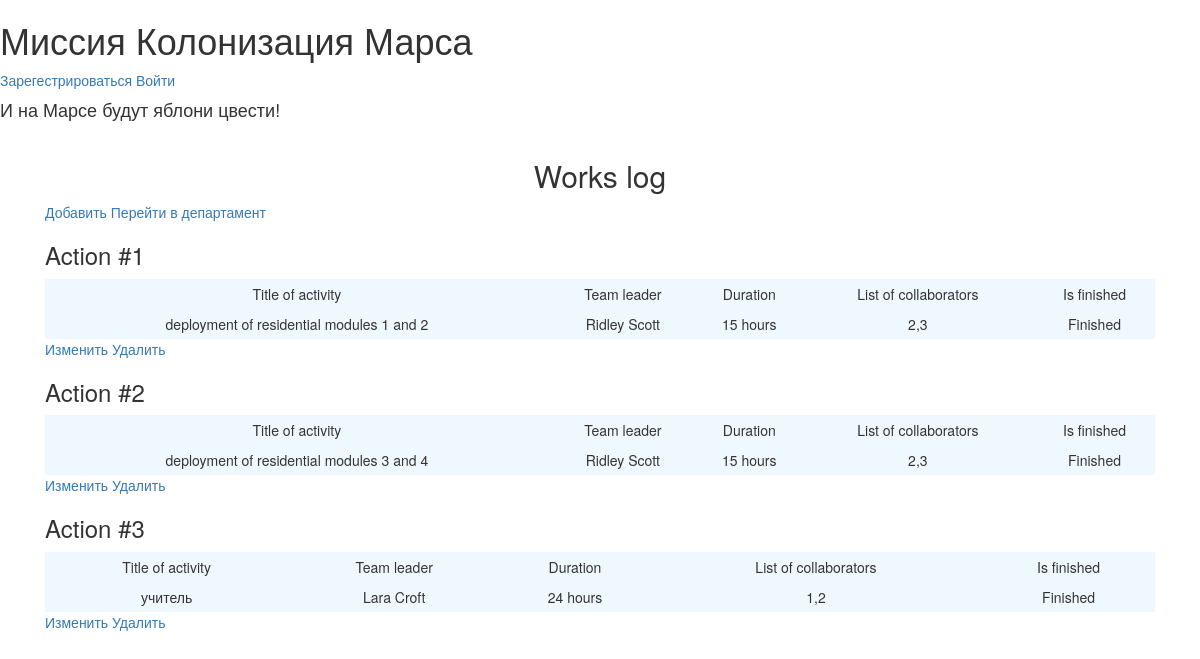
Before: / with the older database file.
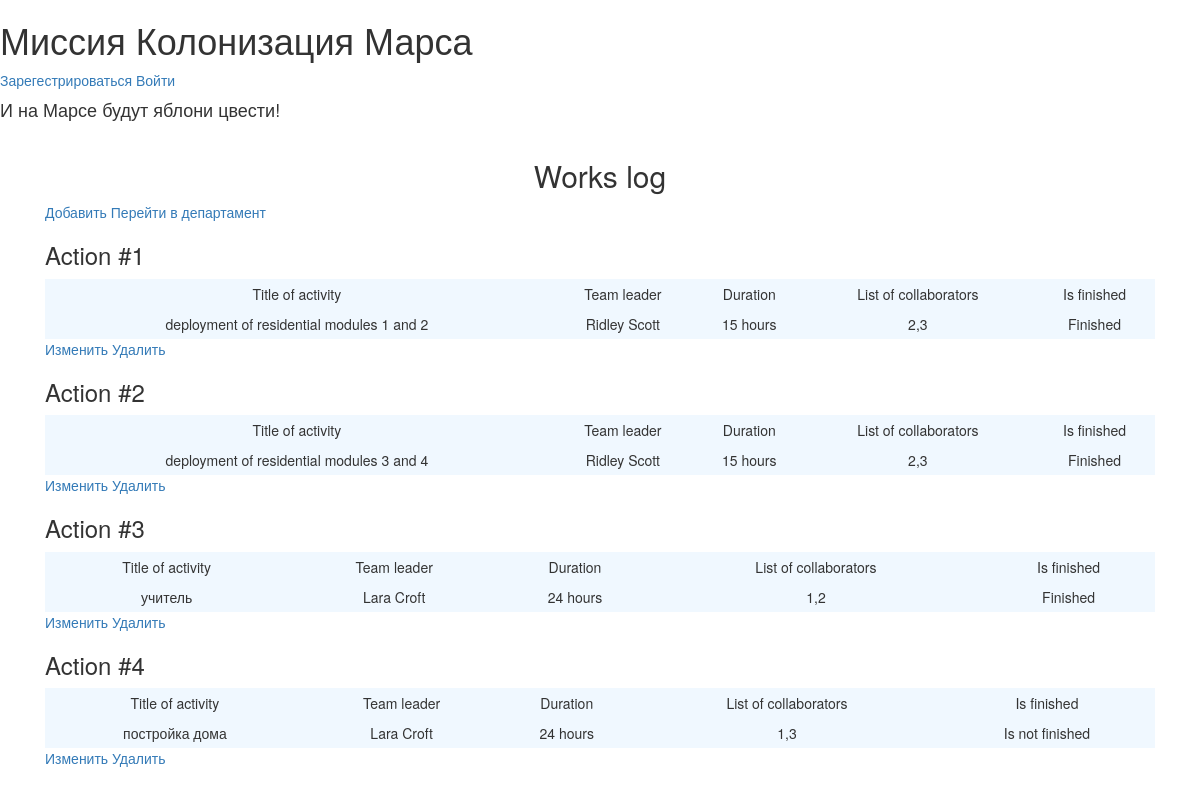
After: the same page with the newer database file.
### data/jobs.py (models this page shows)
class Job(SqlAlchemyBase, SerializerMixin):
    __tablename__ = 'jobs'
    id = sqlalchemy.Column(sqlalchemy.Integer,
                           primary_key=True, autoincrement=True)
    team_leader_id = sqlalchemy.Column(sqlalchemy.Integer,
                                       sqlalchemy.ForeignKey("users.id"))
    team_leader = orm.relationship('User')
    job = sqlalchemy.Column(sqlalchemy.String, nullable=True)
    work_size = sqlalchemy.Column(sqlalchemy.Integer, nullable=True)
    collaborators = sqlalchemy.Column(sqlalchemy.String, nullable=True)
    start_date = sqlalchemy.Column(sqlalchemy.DateTime, default=datetime.datetime.now())
    end_date = sqlalchemy.Column(sqlalchemy.DateTime)
    is_finished = sqlalchemy.Column(sqlalchemy.Boolean, default=False)

### data/users.py (models this page shows, shortened)
class User(SqlAlchemyBase, UserMixin, SerializerMixin):
    __tablename__ = 'users'
    id = sqlalchemy.Column(sqlalchemy.Integer,
                           primary_key=True, autoincrement=True)
    surname = sqlalchemy.Column(sqlalchemy.String, nullable=True)
    name = sqlalchemy.Column(sqlalchemy.String, nullable=True)
    age = sqlalchemy.Column(sqlalchemy.Integer, nullable=True)
    position = sqlalchemy.Column(sqlalchemy.String, nullable=True)
    speciality = sqlalchemy.Column(sqlalchemy.String, nullable=True)
    address = sqlalchemy.Column(sqlalchemy.String, nullable=True)
    email = sqlalchemy.Column(sqlalchemy.String,
                              index=True, unique=True, nullable=True)
    hashed_password = sqlalchemy.Column(sqlalchemy.String, nullable=True)
    modified_date = sqlalchemy.Column(sqlalchemy.DateTime,
                                      default=datetime.datetime.now)
    city = sqlalchemy.Column(sqlalchemy.String, nullable=True)

### main.py (the view)
@app.route('/')
def works_log():
    jobs = db_sess.query(Job).all()
    return render_template('jobs.html', title='Журнал работ', jobs=jobs)

### templates/jobs.html
{% extends 'base.html' %}
{% block content %}
    <h2 align="center">Works log</h2>
        <div class="edit_jobs">
        <a href="http://localhost:5000/register_jobs">Добавить</a>
            <a href="http://localhost:5000/departament">Перейти в департамент</a>
        </div>
    {% for job in jobs %}
        <h3>Action #{{ loop.index }}</h3>
        <table class="tbl">
            <tr class="mn">
                <td>Title of activity</td>
                <td>Team leader</td>
                <td>Duration</td>
                <td>List of collaborators</td>
                <td>Is finished</td>
            </tr>
            <tr>
                <td>{{ job.job }}</td>
                <td>{{ job.team_leader.name }} {{ job.team_leader.surname }}</td>
                <td>{{ job.work_size }} hours</td>
                <td>{{ job.collaborators }}</td>
                <td>{% if job.is_finished == 0 %} Is not finished {% else %} Finished {% endif %}</td>
            </tr>
        </table>
        <a href="http://localhost:5000/job/{{job.id}}">Изменить</a>
        <a href="http://localhost:5000/job_delete/{{job.id}}">Удалить</a>
    {% endfor %}
{% endblock %}

### templates/base.html (shortened to what this page needs)
<!doctype html>
<html lang="en">
<head>
    <link rel="stylesheet"
          href="https://stackpath.bootstrapcdn.com/bootstrap/4.4.1/css/bootstrap.min.css"
>
    <link rel="stylesheet" type="text/css" href="/static/css/styles.css">
    <link rel="stylesheet"
        type="text/css"
        href="https://maxcdn.bootstrapcdn.com/bootstrap/3.3.5/css/bootstrap-theme.min.css">
    <link rel="stylesheet"
        type="text/css"
        href="https://maxcdn.bootstrapcdn.com/bootstrap/3.3.5/css/bootstrap.min.css">
</head>
<body>
<div class="first_line">
    <h1 class="first_line_content">Миссия Колонизация Марса</h1>
    {% if current_user.is_authenticated %}
        <a href="http://localhost:5000/logout">{{ current_user.name }}</a>
    {% else %}
        <a href="http://localhost:5000/register">Зарегестрироваться</a>
        <a href="http://localhost:5000/login">Войти</a>
    {% endif %}
</div>
<h4>И на Марсе будут яблони цвести!</h4>
<main role="main" class="container">
    {% block content %}{% endblock %}
</main>
</body>
</html>

### static/css/styles.css (style rules this page uses)
h4 { color: #008000; }
.container { margin: 20px; }
.tbl { width: 100%; text-align: center; background-color: aliceblue; line-height: 30px; }

Changed rows visible on the page:
added Job: job "постройка дома", team_leader.name "Lara", team_leader.surname "Croft", work_size "24", collaborators "1,3", is_finished "Is not finished"
